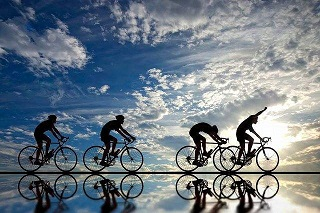
%> input picture histogram/src/timg.jpg, 320 x 213 px
$ octave main_test.m   (GNU Octave 9; MATLAB toolbox functions it lacks are replaced by stand-ins)
%> lines starting %> are read from the running program, lines starting %| are printed output that depends on the picture
### histogram/hist_count.m
function [h_gray, h_r, h_g, h_b] = hist_count(im, show)
% hist_count - 获取图像直方图
%
% input:
%   - im: H*W*C, uint8, C=3时为RGB图像, C=1时为gray图像
%   - show: bool, 是否显示结果
% output:
%   - h_gray: 256*1, int/float, 灰度直方图
%   - h_r: 256*1, int/float, R通道直方图
%   - h_g: 256*1, int/float, G通道直方图
%   - h_b: 256*1, int/float, B通道直方图
%
% usage:
%   [h_gray, h_r, h_g, h_b] = hist_count(im); % 输出所有直方图, 此时im必须为RGB图像
%   hist = hist_count(im); % 仅输出灰度直方图, 此时im可以为RGB图像或者gray图像
%

if ~exist('show', 'var')
    show = 0;
end

[~, ~, C] = size(im);

if nargout == 1

    if C == 3
        im = rgb2gray(im);
    end
    im = im(:);

    h_gray = zeros(256, 1);
    for i = 1:length(im)
        h_gray(im(i)+1) = h_gray(im(i)+1) + 1;
    end

    if show
        show_hist(h_gray);
    end

elseif nargout == 4

    if C == 3
        im_r = im(:,:,1);
        im_g = im(:,:,2);
        im_b = im(:,:,3);
        gray = rgb2gray(im);
    else
        error('输出参数数目不对, 请查看函数帮助');
    end
    im_r = im_r(:);
    im_g = im_g(:);
    im_b = im_b(:);
    gray = gray(:);

    h_gray = zeros(256, 1);
    h_r = zeros(256, 1);
    h_g = zeros(256, 1);
    h_b = zeros(256, 1);
    for i = 1:length(gray)
        h_gray(gray(i)+1) = h_gray(gray(i)+1) + 1;
        h_r(im_r(i)+1) = h_r(im_r(i)+1) + 1;
        h_g(im_g(i)+1) = h_g(im_g(i)+1) + 1;
        h_b(im_b(i)+1) = h_b(im_b(i)+1) + 1;
    end

    if show
        show_hist([h_r, h_g, h_b]);
        % show_hist([h_r, h_g, h_b, h_gray]);
    end

else
    error('输出参数数目不对, 请查看函数帮助');
end

end

% [56 lines left out: function show_hist, not called in this run]

### histogram/getRatioIndex.m
function [index] = getRatioIndex(hist, ratio)
% getRatioIndex - 获取 ratio 对应的 index
%
% input:
%   - hist: 256*1, int/float, 直方图
%   - ratio: float, 累积比例
% output:
%   - index: int, ratio 对应的 index, [1, 256]
%

cdf = cumsum(hist);
index = find(cdf >= (cdf(end) * ratio), 1);

end

### histogram/hist_analysis.m
function [outHist] = hist_analysis(hist, show)
% hist_analysis - 直方图分析
%
% input:
%   - hist: 256*1, int/float, 直方图
%   - show: bool, 是否显示结果
% output:
%   - outHist: struct, 结果
%
% usage:
%   [outHist] = hist_analysis(hist)
%
% docs:
%   - 波峰分析: 波峰的个数代表了图像亮度的区分度
%   - 动态范围: 代表了图像对比度
%

if ~exist('show', 'var')
    show = 0;
end

% 波峰
index = 0:255;
gStr = autoGauFit(index, hist');
peaks = getPeaks(index, gStr);

% 动态范围
ratio = [0, 0.01, 0.05, 0.1, 0.2];
ranges = getRanges(hist, ratio);

if show
    visualizationProcess(index, hist', gStr, 'final');
    show_peak_range(index, hist, peaks, ratio, ranges);
end

outHist = struct;
outHist.peaks = peaks;
outHist.ranges = ranges;

end

% [53 lines left out: function show_peak_range, not called in this run]

### histogram/main_test.m
close all; clear; clc;

% read image
im = imread('./src/timg.jpg');
%> im is the input picture: size 213x320x3 uint8; mean R, G, B 112.6, 124.7, 135.3
% imshow(im)


% hist
% [h_gray] = hist_count(im, 1); % 灰度直方图
[h_gray, h_r, h_g, h_b] = hist_count(im, 0); % RGB 直方图
%> in hist_count, `im_r = im(:,:,1);`:
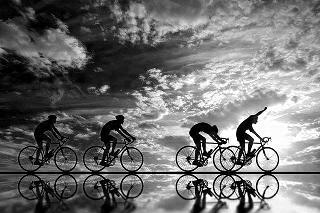
%> im_r: size 213x320 uint8; min 0, max 255, mean 112.6
%> in hist_count, `im_g = im(:,:,2);`:
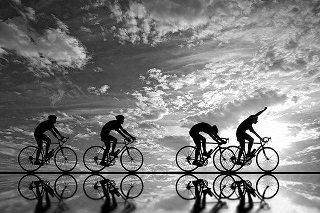
%> im_g: size 213x320 uint8; min 0, max 255, mean 124.7
%> in hist_count, `im_b = im(:,:,3);`:
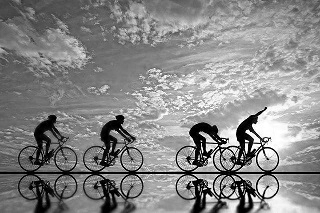
%> im_b: size 213x320 uint8; min 0, max 255, mean 135.3
%> after the loop in hist_count, `for i = 1:length(gray)`: h_b = 256 values, max 1711 at index 1, min 0 at index 256, mean 266.2; h_g = 256 values, max 1371 at index 1, min 0 at index 256, mean 266.2; h_gray = 256 values, max 1081 at index 2, min 0 at index 256, mean 266.2; h_r = 256 values, max 1536 at index 1, min 0 at index 256, mean 266.2


% ratio index
index = getRatioIndex(h_gray, 1.);
%> in getRatioIndex, `cdf = cumsum(hist);`: cdf = 256 values from 532 to 68160
%> in getRatioIndex, `index = find(cdf >= (cdf(end) * ratio), 1);`: index = 255
%> index = 255


% hist analysis
addpath('../gaussian_fit/');
[outHist] = hist_analysis(h_gray, 1);
%> the run ends on the next line
